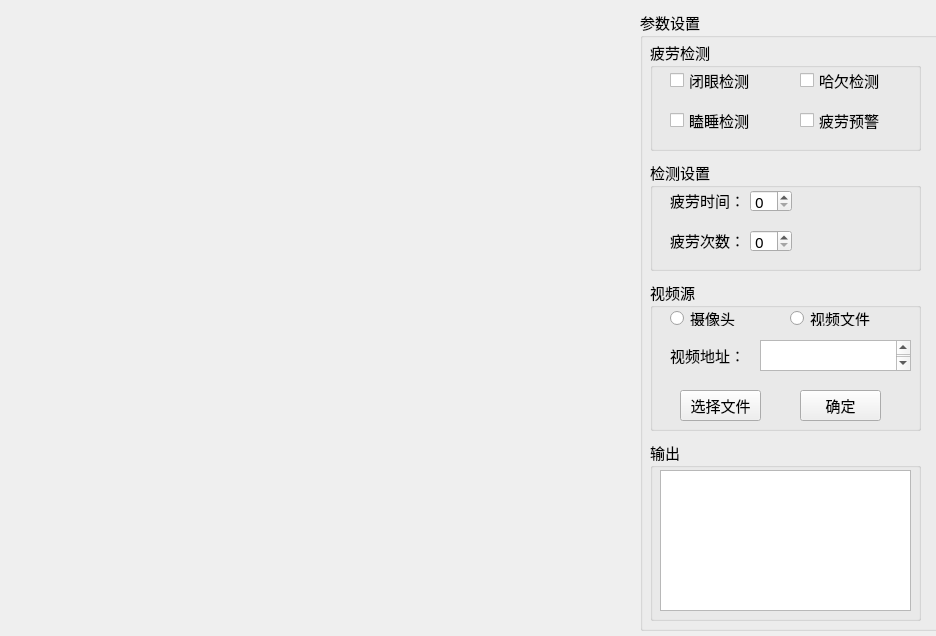
<?xml version="1.0" encoding="UTF-8"?>
<ui version="4.0">
 <class>DREAM_EYE</class>
 <widget class="QMainWindow" name="DREAM_EYE">
  <property name="geometry">
   <rect>
    <x>0</x>
    <y>0</y>
    <width>936</width>
    <height>636</height>
   </rect>
  </property>
  <property name="windowTitle">
   <string>目标检测工具</string>
  </property>
  <property name="windowIcon">
   <iconset>
    <normaloff>../../ui_img/icon.jpg</normaloff>../../ui_img/icon.jpg</iconset>
  </property>
  <widget class="QWidget" name="centralwidget">
   <property name="enabled">
    <bool>true</bool>
   </property>
   <property name="sizePolicy">
    <sizepolicy hsizetype="Preferred" vsizetype="Fixed">
     <horstretch>0</horstretch>
     <verstretch>0</verstretch>
    </sizepolicy>
   </property>
   <widget class="QGroupBox" name="groupBox">
    <property name="geometry">
     <rect>
      <x>640</x>
      <y>10</y>
      <width>311</width>
      <height>621</height>
     </rect>
    </property>
    <property name="font">
     <font>
      <family>Microsoft YaHei</family>
      <pointsize>11</pointsize>
     </font>
    </property>
    <property name="title">
     <string>参数设置</string>
    </property>
    <widget class="QGroupBox" name="groupBox_2">
     <property name="geometry">
      <rect>
       <x>10</x>
       <y>270</y>
       <width>271</width>
       <height>151</height>
      </rect>
     </property>
     <property name="title">
      <string>视频源</string>
     </property>
     <widget class="QRadioButton" name="camera">
      <property name="geometry">
       <rect>
        <x>20</x>
        <y>30</y>
        <width>89</width>
        <height>16</height>
       </rect>
      </property>
      <property name="text">
       <string>摄像头</string>
      </property>
     </widget>
     <widget class="QRadioButton" name="video">
      <property name="geometry">
       <rect>
        <x>140</x>
        <y>30</y>
        <width>89</width>
        <height>16</height>
       </rect>
      </property>
      <property name="text">
       <string>视频文件</string>
      </property>
     </widget>
     <widget class="QLabel" name="label">
      <property name="geometry">
       <rect>
        <x>20</x>
        <y>60</y>
        <width>81</width>
        <height>31</height>
       </rect>
      </property>
      <property name="text">
       <string>视频地址：</string>
      </property>
     </widget>
     <widget class="QPushButton" name="select_video">
      <property name="geometry">
       <rect>
        <x>30</x>
        <y>110</y>
        <width>81</width>
        <height>31</height>
       </rect>
      </property>
      <property name="text">
       <string>选择文件</string>
      </property>
     </widget>
     <widget class="QPushButton" name="start_skim">
      <property name="geometry">
       <rect>
        <x>150</x>
        <y>110</y>
        <width>81</width>
        <height>31</height>
       </rect>
      </property>
      <property name="text">
       <string>确定</string>
      </property>
     </widget>
     <widget class="QTextEdit" name="video_path">
      <property name="geometry">
       <rect>
        <x>110</x>
        <y>60</y>
        <width>151</width>
        <height>31</height>
       </rect>
      </property>
     </widget>
    </widget>
    <widget class="QGroupBox" name="groupBox_3">
     <property name="geometry">
      <rect>
       <x>10</x>
       <y>30</y>
       <width>271</width>
       <height>111</height>
      </rect>
     </property>
     <property name="title">
      <string>疲劳检测</string>
     </property>
     <widget class="QCheckBox" name="eye">
      <property name="geometry">
       <rect>
        <x>20</x>
        <y>30</y>
        <width>91</width>
        <height>21</height>
       </rect>
      </property>
      <property name="text">
       <string>闭眼检测</string>
      </property>
     </widget>
     <widget class="QCheckBox" name="ha">
      <property name="geometry">
       <rect>
        <x>150</x>
        <y>30</y>
        <width>91</width>
        <height>21</height>
       </rect>
      </property>
      <property name="text">
       <string>哈欠检测</string>
      </property>
     </widget>
     <widget class="QCheckBox" name="head">
      <property name="geometry">
       <rect>
        <x>20</x>
        <y>70</y>
        <width>91</width>
        <height>21</height>
       </rect>
      </property>
      <property name="text">
       <string>瞌睡检测</string>
      </property>
     </widget>
     <widget class="QCheckBox" name="tired">
      <property name="geometry">
       <rect>
        <x>150</x>
        <y>70</y>
        <width>91</width>
        <height>21</height>
       </rect>
      </property>
      <property name="text">
       <string>疲劳预警</string>
      </property>
     </widget>
    </widget>
    <widget class="QGroupBox" name="groupBox_5">
     <property name="geometry">
      <rect>
       <x>10</x>
       <y>430</y>
       <width>271</width>
       <height>181</height>
      </rect>
     </property>
     <property name="title">
      <string>输出</string>
     </property>
     <widget class="QTextBrowser" name="log">
      <property name="geometry">
       <rect>
        <x>10</x>
        <y>30</y>
        <width>251</width>
        <height>141</height>
       </rect>
      </property>
     </widget>
    </widget>
    <widget class="QGroupBox" name="groupBox_4">
     <property name="geometry">
      <rect>
       <x>10</x>
       <y>150</y>
       <width>271</width>
       <height>111</height>
      </rect>
     </property>
     <property name="title">
      <string>检测设置</string>
     </property>
     <widget class="QLabel" name="label_3">
      <property name="geometry">
       <rect>
        <x>20</x>
        <y>30</y>
        <width>81</width>
        <height>21</height>
       </rect>
      </property>
      <property name="text">
       <string>疲劳时间：</string>
      </property>
     </widget>
     <widget class="QSpinBox" name="tired_time">
      <property name="geometry">
       <rect>
        <x>100</x>
        <y>30</y>
        <width>42</width>
        <height>22</height>
       </rect>
      </property>
     </widget>
     <widget class="QLabel" name="label_4">
      <property name="geometry">
       <rect>
        <x>20</x>
        <y>70</y>
        <width>81</width>
        <height>21</height>
       </rect>
      </property>
      <property name="text">
       <string>疲劳次数：</string>
      </property>
     </widget>
     <widget class="QSpinBox" name="tired_count">
      <property name="geometry">
       <rect>
        <x>100</x>
        <y>70</y>
        <width>42</width>
        <height>22</height>
       </rect>
      </property>
     </widget>
    </widget>
   </widget>
   <widget class="QLabel" name="capture">
    <property name="geometry">
     <rect>
      <x>10</x>
      <y>10</y>
      <width>611</width>
      <height>611</height>
     </rect>
    </property>
    <property name="text">
     <string/>
    </property>
   </widget>
  </widget>
 </widget>
 <resources/>
 <connections/>
</ui>
